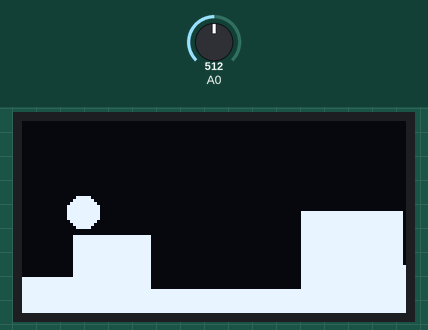
A sketch run on a simulated Arduino Uno, built with avr-gcc and run on an emulated ATmega328P. On the bench: 128×64 one-colour display. The inputs (shaded band) are chosen by the test bench; at power-on: A0 = 512.

Above: at 1.25 s.
1.3 s: A0 set to 716
At 1.35 s:
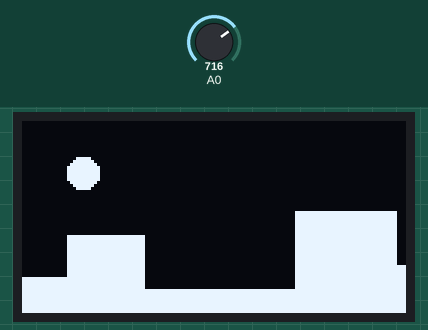
2.9 s: A0 set to 900
At 2.97 s:
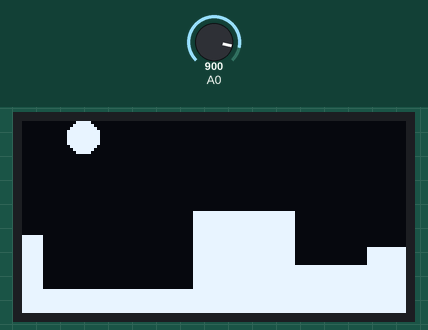
4.4 s: A0 set to 511
At 4.44 s:
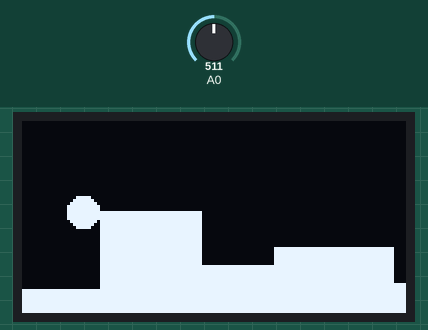

The sketch:

oled_IR_scroller.ino
```cpp
// OLED_spi with a scrolling blocky landscape along the bottom, and a ball
// on the left that moves up and down with an IR sensor on A0.

#include <SPI.h>
#include <Adafruit_GFX.h>
#include <Adafruit_SSD1306.h>

// 128x64 screen on hardware SPI at 8MHz. DC = pin 9, RST = pin 8, CS = pin 10.
Adafruit_SSD1306 display(128, 64, &SPI, 9, 8, 10, 8000000UL);

// The landscape: one block per entry, repeated forever.
int blockW[] = {42, 26, 50, 34, 24, 40, 30, 46};
int blockH[] = {12, 26,  8, 34, 16, 22, 10, 30};

int firstBlock = 0;  // which block is at the left edge of the screen
int offset = 0;      // how many pixels of that block have scrolled off


void setup() {
  display.begin(SSD1306_SWITCHCAPVCC);
}


void loop() {
  display.clearDisplay();

  // Draw blocks from the left edge until the screen is full.
  int x = -offset;
  int i = firstBlock;
  while (x < 128) {
    display.fillRect(x, 64 - blockH[i], blockW[i], blockH[i], WHITE);
    x += blockW[i];
    i = (i + 1) % 8;
  }

  // Scroll left one pixel. Once a block has fully gone, move on to the next.
  offset++;
  if (offset == blockW[firstBlock]) {
    offset = 0;
    firstBlock = (firstBlock + 1) % 8;
  }

  // Ball: sensor reading 50-900 maps to bottom-top of the screen.
  int ballY = map(analogRead(A0), 50, 900, 58, 5);
  ballY = constrain(ballY, 5, 58);
  display.fillCircle(20, ballY, 5, WHITE);

  display.display();
  delay(20);
}
```
